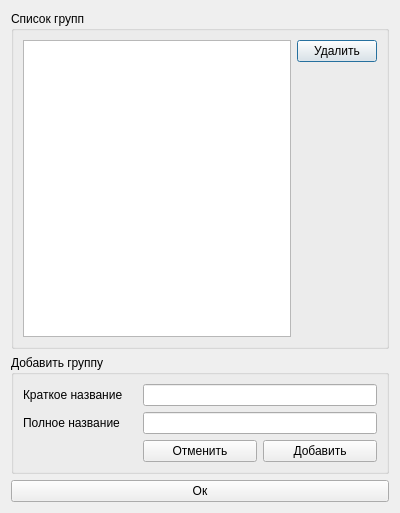
<?xml version="1.0" encoding="UTF-8"?>
<ui version="4.0">
 <class>GroupDialogMVC</class>
 <widget class="QDialog" name="GroupDialogMVC">
  <property name="geometry">
   <rect>
    <x>0</x>
    <y>0</y>
    <width>400</width>
    <height>513</height>
   </rect>
  </property>
  <property name="mouseTracking">
   <bool>false</bool>
  </property>
  <property name="windowTitle">
   <string>Groups</string>
  </property>
  <layout class="QVBoxLayout" name="verticalLayout">
   <item>
    <widget class="QGroupBox" name="groupBox">
     <property name="title">
      <string>Список групп</string>
     </property>
     <layout class="QGridLayout" name="gridLayout">
      <item row="0" column="1">
       <widget class="QPushButton" name="pushButton_Delete">
        <property name="text">
         <string>Удалить</string>
        </property>
       </widget>
      </item>
      <item row="1" column="1">
       <spacer name="verticalSpacer">
        <property name="orientation">
         <enum>Qt::Vertical</enum>
        </property>
        <property name="sizeHint" stdset="0">
         <size>
          <width>20</width>
          <height>255</height>
         </size>
        </property>
       </spacer>
      </item>
      <item row="0" column="0" rowspan="2">
       <widget class="QTableView" name="groupsTableView"/>
      </item>
     </layout>
     <zorder>groupsTableView</zorder>
     <zorder>pushButton_Delete</zorder>
     <zorder>verticalSpacer</zorder>
    </widget>
   </item>
   <item>
    <widget class="QGroupBox" name="groupBox_2">
     <property name="title">
      <string>Добавить группу</string>
     </property>
     <layout class="QGridLayout" name="gridLayout_2">
      <item row="2" column="1">
       <widget class="QPushButton" name="pushButton_Cancel">
        <property name="text">
         <string>Отменить</string>
        </property>
       </widget>
      </item>
      <item row="1" column="0">
       <widget class="QLabel" name="label_2">
        <property name="text">
         <string>Полное название</string>
        </property>
       </widget>
      </item>
      <item row="0" column="1" colspan="2">
       <widget class="QLineEdit" name="groupShortName"/>
      </item>
      <item row="2" column="2">
       <widget class="QPushButton" name="pushButton_Add">
        <property name="text">
         <string>Добавить</string>
        </property>
       </widget>
      </item>
      <item row="0" column="0">
       <widget class="QLabel" name="label">
        <property name="text">
         <string>Краткое название</string>
        </property>
       </widget>
      </item>
      <item row="1" column="1" colspan="2">
       <widget class="QLineEdit" name="groupLongName"/>
      </item>
     </layout>
    </widget>
   </item>
   <item>
    <widget class="QPushButton" name="pushButton_4">
     <property name="text">
      <string>Ок</string>
     </property>
    </widget>
   </item>
  </layout>
 </widget>
 <resources/>
 <connections>
  <connection>
   <sender>pushButton_Delete</sender>
   <signal>clicked()</signal>
   <receiver>GroupDialogMVC</receiver>
   <slot>delGroup()</slot>
   <hints>
    <hint type="sourcelabel">
     <x>336</x>
     <y>43</y>
    </hint>
    <hint type="destinationlabel">
     <x>397</x>
     <y>12</y>
    </hint>
   </hints>
  </connection>
  <connection>
   <sender>pushButton_Cancel</sender>
   <signal>clicked()</signal>
   <receiver>GroupDialogMVC</receiver>
   <slot>addGroupCancel()</slot>
   <hints>
    <hint type="sourcelabel">
     <x>216</x>
     <y>446</y>
    </hint>
    <hint type="destinationlabel">
     <x>397</x>
     <y>443</y>
    </hint>
   </hints>
  </connection>
  <connection>
   <sender>pushButton_Add</sender>
   <signal>clicked()</signal>
   <receiver>GroupDialogMVC</receiver>
   <slot>addGroup()</slot>
   <hints>
    <hint type="sourcelabel">
     <x>334</x>
     <y>453</y>
    </hint>
    <hint type="destinationlabel">
     <x>396</x>
     <y>392</y>
    </hint>
   </hints>
  </connection>
  <connection>
   <sender>pushButton_4</sender>
   <signal>clicked()</signal>
   <receiver>GroupDialogMVC</receiver>
   <slot>accept()</slot>
   <hints>
    <hint type="sourcelabel">
     <x>190</x>
     <y>486</y>
    </hint>
    <hint type="destinationlabel">
     <x>398</x>
     <y>508</y>
    </hint>
   </hints>
  </connection>
 </connections>
 <slots>
  <slot>delGroup()</slot>
  <slot>addGroup()</slot>
  <slot>addGroupCancel()</slot>
 </slots>
</ui>
